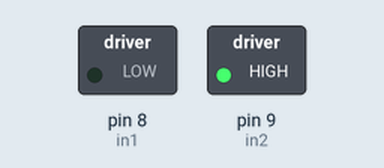
A sketch run on a simulated Arduino Uno, built with avr-gcc and run on an emulated ATmega328P. On the bench: switched loads named in the sketch (green lamp = pin HIGH).

Above: at 0.1 s.
Timing chart, 0 to 1.6 s (numbered marks = the images above):
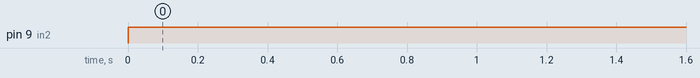

Measured:
- by itself, pin 9 (in2): LOW → HIGH at 0.00 s

The sketch:

l298n.ino
```cpp
//YouTube|Tech at Home

int in1=8;
int in2=9;

void setup()
{
 pinMode(8,OUTPUT);
 pinMode(9,OUTPUT);
}

void loop()
{
digitalWrite(in1,LOW);
digitalWrite(in2,HIGH);
}
```
